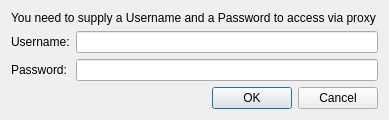
<?xml version="1.0" encoding="UTF-8"?>
<ui version="4.0">
 <class>Dialog</class>
 <widget class="QDialog" name="Dialog">
  <property name="geometry">
   <rect>
    <x>0</x>
    <y>0</y>
    <width>389</width>
    <height>120</height>
   </rect>
  </property>
  <property name="windowTitle">
   <string>Proxy authentication required</string>
  </property>
  <layout class="QGridLayout">
   <item row="0" column="0" colspan="2">
    <widget class="QLabel" name="label">
     <property name="text">
      <string>You need to supply a Username and a Password to access via proxy</string>
     </property>
     <property name="wordWrap">
      <bool>false</bool>
     </property>
    </widget>
   </item>
   <item row="1" column="0">
    <widget class="QLabel" name="label_2">
     <property name="text">
      <string>Username:</string>
     </property>
    </widget>
   </item>
   <item row="1" column="1">
    <widget class="QLineEdit" name="userEdit"/>
   </item>
   <item row="2" column="0">
    <widget class="QLabel" name="label_3">
     <property name="text">
      <string>Password:</string>
     </property>
    </widget>
   </item>
   <item row="2" column="1">
    <widget class="QLineEdit" name="passwordEdit">
     <property name="echoMode">
      <enum>QLineEdit::Password</enum>
     </property>
    </widget>
   </item>
   <item row="4" column="0" colspan="2">
    <widget class="QDialogButtonBox" name="buttonBox">
     <property name="orientation">
      <enum>Qt::Horizontal</enum>
     </property>
     <property name="standardButtons">
      <set>QDialogButtonBox::Cancel|QDialogButtonBox::Ok</set>
     </property>
    </widget>
   </item>
   <item row="3" column="0">
    <spacer>
     <property name="orientation">
      <enum>Qt::Vertical</enum>
     </property>
     <property name="sizeHint" stdset="0">
      <size>
       <width>20</width>
       <height>40</height>
      </size>
     </property>
    </spacer>
   </item>
  </layout>
 </widget>
 <resources/>
 <connections>
  <connection>
   <sender>buttonBox</sender>
   <signal>accepted()</signal>
   <receiver>Dialog</receiver>
   <slot>accept()</slot>
   <hints>
    <hint type="sourcelabel">
     <x>248</x>
     <y>254</y>
    </hint>
    <hint type="destinationlabel">
     <x>157</x>
     <y>274</y>
    </hint>
   </hints>
  </connection>
  <connection>
   <sender>buttonBox</sender>
   <signal>rejected()</signal>
   <receiver>Dialog</receiver>
   <slot>reject()</slot>
   <hints>
    <hint type="sourcelabel">
     <x>316</x>
     <y>260</y>
    </hint>
    <hint type="destinationlabel">
     <x>286</x>
     <y>274</y>
    </hint>
   </hints>
  </connection>
 </connections>
</ui>
